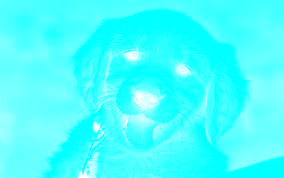
#> input picture Decomposition/out1.jpg, 284 x 178 px
$ python halftone.py
#> lines starting #> are read from the running program, lines starting #| are printed output that depends on the picture
## Takes the CMYK 3 dimensional decomposition and converts to halftone of the same size
from PIL import Image
import random
import sys
import numpy as np

image1 = Image.open("out1.jpg")
#> image1 is the input picture: PIL image 284x178 CMYK; mean R, G, B 71.3, 255, 255
image2 = Image.open("out2.jpg")
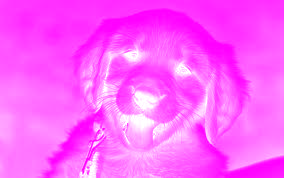
#> input picture Decomposition/out2.jpg, 284 x 178 px
#> image2 is the input picture: PIL image 284x178 CMYK; mean R, G, B 255, 93, 255
image3 = Image.open("out3.jpg")
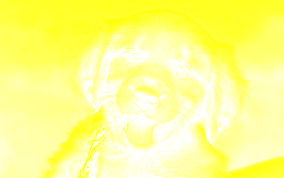
#> input picture Decomposition/out3.jpg, 284 x 178 px
#> image3 is the input picture: PIL image 284x178 CMYK; mean R, G, B 255, 255, 138.8

image1 = image1.convert('1')
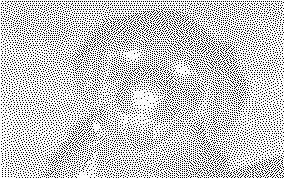
#> image1: PIL image 284x178 1; 78.4% white; black in thin lines or dots
image2 = image2.convert('1')
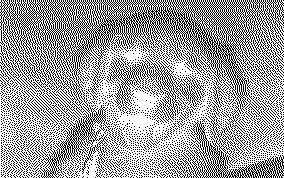
#> image2: PIL image 284x178 1; 62.6% white; black in thin lines or dots
image3 = image3.convert('1')
#> image3: PIL image 284x178 1; 94.8% white; black in thin lines or dots

hf1 = Image.new("CMYK", [dimension for dimension in image1.size])
#> hf1: PIL image 284x178 CMYK; every value is 255
hf2 = Image.new("CMYK", [dimension for dimension in image1.size])
hf3 = Image.new("CMYK", [dimension for dimension in image1.size])

for x in range(0, image1.size[0]):
    for y in range(0, image1.size[1]):
        pixel_color1 = image1.getpixel((x, y))
        pixel_color2 = image2.getpixel((x, y))
        pixel_color3 = image3.getpixel((x, y))
        if pixel_color1 == 255:
            hf1.putpixel((x, y),(255,0,0,0))
        else:
            hf1.putpixel((x, y),(0,0,0,0))

        if pixel_color2 == 255:
            hf2.putpixel((x, y),(0,255,0,0))
        else:
            hf2.putpixel((x, y),(0,0,0,0))

        if pixel_color3 == 255:
            hf3.putpixel((x, y),(0,0,255,0))
        else:
            hf3.putpixel((x, y),(0,0,0,0))
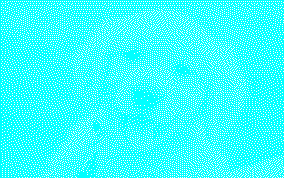
#> hf1: PIL image 284x178 CMYK; mean R, G, B 55, 255, 255
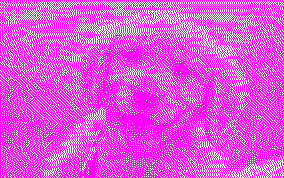
#> hf2: PIL image 284x178 CMYK; mean R, G, B 255, 95.4, 255
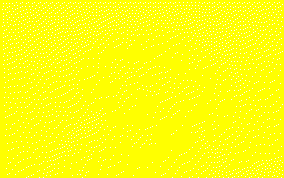
#> hf3: PIL image 284x178 CMYK; mean R, G, B 255, 255, 13.2


hf1.save('hf1.jpg')
hf2.save('hf2.jpg')
hf3.save('hf3.jpg')
